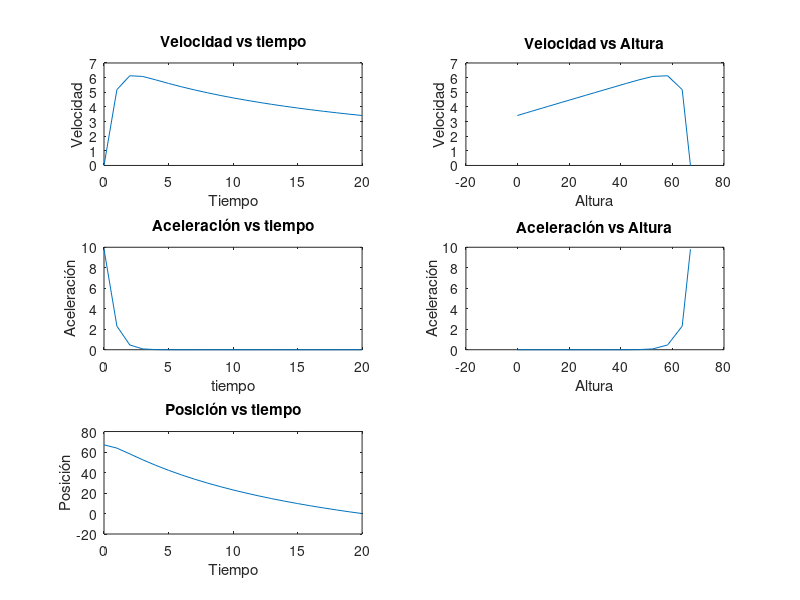

Here is the MATLAB script that generated this plot:
%REALIZADO POR>
%Alberto Navarrete A01442954
%Jemuel Flores A01367182
%Grecia Pacheco A01366730
%Oscar Reyes A01369421
%MAIN
t=[0:1:20];
m=800;
g=9.81;
e=2.718;
Fg=m*g;
k=[1100];
v=[];
v1=[];

for i=2:length(t)
    k(i)=k(i-1)+60;
end

%Velocidad
for i=1:length(t)
   x=-k(i)*t(i)/m;
   v1(i)=(Fg/k(i)).*(1-e^x);
   
end
%Altura
for i=1:length(t)
    x=-(k(i)*t(i))/m;
    term1= Fg/k(i);
    term2=e^x;
    term3=term2-1;
    term4=m/k(i);
    term4=(t(i)+term4.*term3);
    h2(i)=67-(term1*term4);
    
end
%Aceleración
for i=1:length(t)
    x=-(k(i)*t(i))/m;
    v3(i)=(((e^x).*Fg)/m)
    
end



subplot(3,2,1),plot(t,v1);
title('Velocidad vs tiempo');
xlabel('Tiempo');
ylabel('Velocidad');

subplot(3,2,2),plot(h2,v1);
title('Velocidad vs Altura');
xlabel('Altura');
ylabel('Velocidad');

subplot(3,2,3),plot(t,v3);
title('Aceleración vs tiempo');
xlabel('tiempo');
ylabel('Aceleración');

subplot(3,2,4),plot(h2,v3);
title('Aceleración vs Altura');
xlabel('Altura');
ylabel('Aceleración');

subplot(3,2,5),plot(t,h2);
title('Posición vs tiempo');
xlabel('Tiempo');
ylabel('Posición');